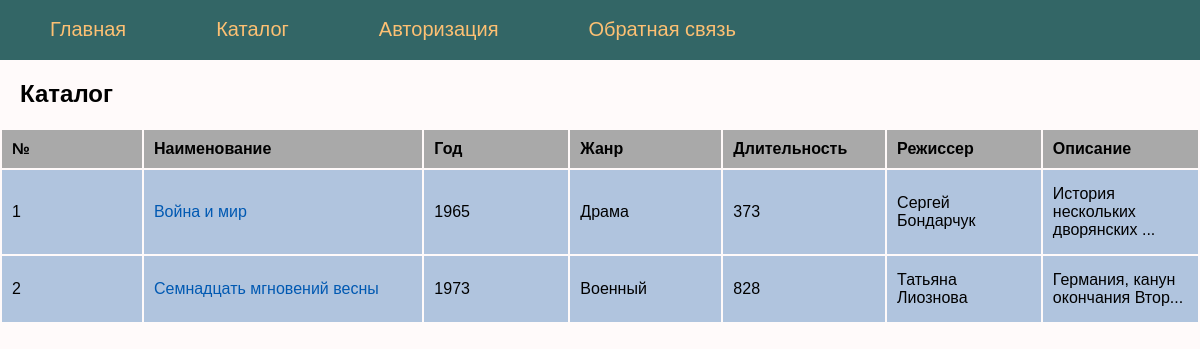
/catalog, run on the app's committed database.
### data/films.py (models this page shows)
class Films(SqlAlchemyBase):
    __tablename__ = 'films'
    id = sqlalchemy.Column(sqlalchemy.Integer, primary_key=True, autoincrement=True)
    title =  sqlalchemy.Column(sqlalchemy.String, nullable=True)
    director =  sqlalchemy.Column(sqlalchemy.String, nullable=True)
    description = sqlalchemy.Column(sqlalchemy.String, nullable=True)
    genre = sqlalchemy.Column(sqlalchemy.String, nullable=True)
    duration = sqlalchemy.Column(sqlalchemy.Integer, nullable=True)
    year = sqlalchemy.Column(sqlalchemy.Integer, nullable=True)
    modified_date = sqlalchemy.Column(sqlalchemy.DateTime,
                                      default=datetime.datetime.now)

### main.py (the view)
@app.route('/catalog')
def catalog():
    db_session.global_init("db/filmoteka.db")
    db_sess = db_session.create_session()
    res = []
    for film in db_sess.query(Films).order_by(Films.title).all():
        res.append([film.title, film.year, film.genre, film.duration, film.director, film.description[0:30] + "...", film.id])
    return render_template("catalog.html", res=res)

### data/db_session.py (called while the page is built, shortened)
def global_init(db_file):
    global __factory
    if __factory:
        return

def create_session() -> Session:
    global __factory
    return __factory()

### templates/catalog.html (shortened to what this page needs)
{% extends 'base.html' %}
{% block content %}
{{ super() }}
<body bgcolor="#FFFAFA">
<h2>Каталог</h2>
<div class="jobs">
        <table>
            <th> № </th>
            <th class="th1">Наименование </th>
            <th> Год </th>
            <th> Жанр </th>
            <th> Длительность </th>
            <th> Режиссер </th>
            <th> Описание </th>
    {% for p in res %}
            <tr>
              <td>{{loop.index}} </td>
              <td> <a href="/view/{{p[6]}}"> {{p[0]}} </a> </td>
              <td>{{p[1]}} </td>
              <td>{{p[2]}} </td>
              <td>{{p[3]}} </td>
              <td>{{p[4]}} </td>
              <td>{{p[5]}} </td>
            </tr>
    {% endfor %}
        </table>
</div>
{% endblock %}

### templates/base.html (shortened to what this page needs)
<!DOCTYPE html>
<html>
<head>
<link type="text/css" href="{{ url_for('static', filename='css/styles.css')}}" rel="stylesheet" />
</head>
<body>
{% block content -%}
	{% block mainmenu -%}
<ul class="mainmenu">
<li><a href="/index">Главная</a></li>
<li><a href="/catalog">Каталог</a></li>
<li><a href="/auto">Авторизация</a></li>
<li><a href="/contacts">Обратная связь</a></li>
</ul>
	{% endblock mainmenu -%}
{% endblock content -%}
</body>
</html>

### static/css/styles.css (style rules this page uses)
html, body { font-family: 'Arial'; margin: 0; padding: 0; height: 100%; width: 100%; }
ul.mainmenu { list-style: none; background: #336666; --#3F4137; height: 60px; margin: 0; padding: 0; color: #fdc073; font-size: 20px; overflow: hidden; }
ul.mainmenu li { float: left; margin: 18px 40px 0 50px; }
ul.mainmenu li a { color: #fdc073; text-decoration: none; }
table { width: 100%; text-align: left; }
th { background: darkgray; padding: 10px; width: 150px }
.th1 { width: 300px }
td { background: lightsteelblue; padding: 15px 10px; }
a { color: #0059b2; text-decoration: none; }

### templates/catalog.html (style rules this page uses)
h2 { margin-left: 20px; }

### data on the page
Films: title "Война и мир", year "1965", genre "Драма", duration "373", director "Сергей Бондарчук", p "История нескольких дворянских ..."
Films: title "Семнадцать мгновений весны", year "1973", genre "Военный", duration "828", director "Татьяна Лиознова", p "Германия, канун окончания Втор..."
